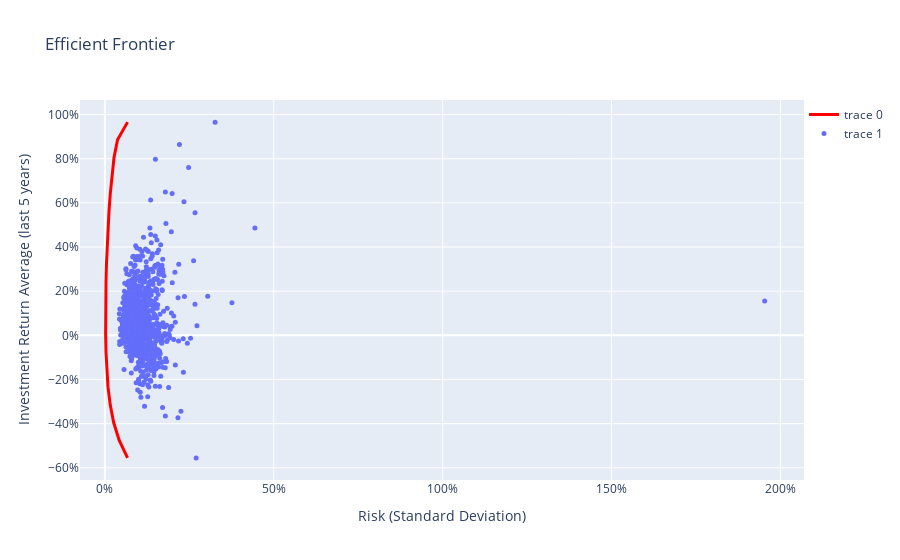

Notebook code cell kept with this figure:
### Code cell
# Plot the Efficient Frontier
def plot_efficient_frontier(df):
    # Create the figure
    fig = go.Figure()

    # Add the Efficient Frontier line
    fig.add_trace(go.Scatter(
        x=portfolio_volatilities,
        y=target_returns,
        mode='lines',
        line=dict(color='red', width=3)
    ))

    # Add the individual assets as points
    fig.add_trace(go.Scatter(
        x=df_risk_return['volatility_5y'],
        y=df_risk_return['return_rate_5y_avg'],
        mode='markers',
        marker=dict(color='#636efa', size=5)
    ))

    # Update layout
    fig.update_layout(
        title='Efficient Frontier',
        xaxis=dict(
            title='Risk (Standard Deviation)',
            tickformat='.0%',
        ),
        yaxis=dict(
            title='Investment Return Average (last 5 years)',
            tickformat='.0%',
        ),
        legend=dict(x=1, y=1),
        hovermode='closest',
        template='plotly'
    )

    # Add labels to the points
    fig.update_traces(textposition='top center')

    fig.show()

plot_efficient_frontier(df_overview)

### Figure 1 — Plotly figure (JSON) as saved in the notebook; plotly's stock layout.template omitted (floating-point values rounded to 4 significant figures; data arrays with more than 128 entries replaced by an {"elided": "..."} marker saying what was removed)
{"data": [{"line": {"color": "red", "width": 3}, "mode": "lines", "x": [0.06715, 0.04231, 0.02604, 0.01589, 0.009319, 0.005422, 0.003288, 0.002224, 0.001982, 0.002388, 0.003352, 0.004801, 0.00673, 0.009251, 0.01241, 0.01624, 0.0209, 0.02713, 0.03753, 0.06715], "y": [-0.5551, -0.475, -0.395, -0.315, -0.2349, -0.1549, -0.07487, 0.005167, 0.0852, 0.1652, 0.2453, 0.3253, 0.4053, 0.4854, 0.5654, 0.6454, 0.7255, 0.8055, 0.8855, 0.9656], "type": "scatter", "textposition": "top center"}, {"marker": {"color": "#636efa", "size": 5}, "mode": "markers", "x": {"elided": "1157 float values"}, "y": {"elided": "1157 float values"}, "type": "scatter", "textposition": "top center"}], "layout": {"xaxis": {"title": {"text": "Risk (Standard Deviation)"}, "tickformat": ".0%"}, "yaxis": {"title": {"text": "Investment Return Average (last 5 years)"}, "tickformat": ".0%"}, "legend": {"x": 1, "y": 1}, "title": {"text": "Efficient Frontier"}, "hovermode": "closest"}}
